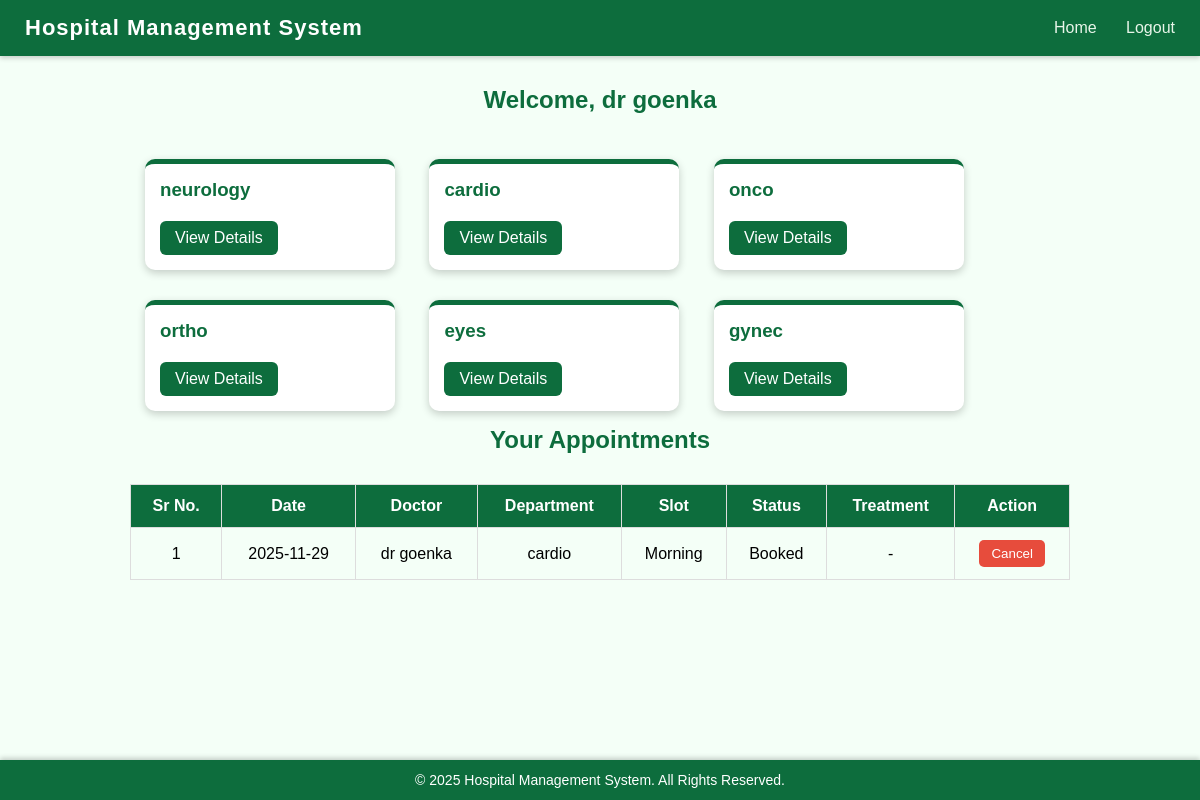
The page /patient_dashboard (signed in) on the database its author committed.
### app.py (models this page shows)
class User(db.Model):
    __tablename__='users'
    id=db.Column(db.Integer,primary_key=True)
    username=db.Column(db.String(150),unique=True,nullable=False)
    email=db.Column(db.String(150),unique=True,nullable=False)
    password=db.Column(db.String(150),nullable=False)
    role=db.Column(db.String(50),nullable=False)#eg doctor admin patient
    created_at=db.Column(db.DateTime,default=datetime.utcnow)
    department_id=db.Column(db.Integer,db.ForeignKey('departments.id'),nullable=True)
    department=db.relationship("Department",back_populates="doctors")
    experience=db.Column(db.Integer,nullable=True)
    qualifications=db.Column(db.String(250),nullable=True)
    blacklisted=db.Column(db.Boolean, default=False)
    availabilities = db.relationship('DoctorAvailability', back_populates='doctor', cascade="all, delete-orphan")

class Department(db.Model):
    __tablename__='departments'
    id=db.Column(db.Integer,primary_key=True)
    department_name=db.Column(db.String(100),unique=True,nullable=False)
    description=db.Column(db.Text,nullable=True)
    doctors=db.relationship("User",back_populates="department")

class Appointment(db.Model):
    __tablename__='appointment'
    id=db.Column(db.Integer,primary_key=True)
    date=db.Column(db.String(20))
    time=db.Column(db.String(20))
    status=db.Column(db.String(20),default='Booked')#pending approved or cancelled
    user_id = db.Column(db.Integer)
    patient_id = db.Column(db.Integer, db.ForeignKey("users.id"), nullable=False)
    doctor_id = db.Column(db.Integer, db.ForeignKey("users.id"), nullable=False)
    treatment_name=db.Column(db.String(250))
    patient = db.relationship('User', foreign_keys=[patient_id], backref='appointments_as_patient')
    doctor = db.relationship('User', foreign_keys=[doctor_id], backref='appointments_as_doctor')

### app.py (the view)
@app.route('/patient_dashboard')
def patient_dashboard ():
    patient_id = session['id']
    patient_name = session['name']
    departments = Department.query.all()
    appointments = Appointment.query.filter_by(patient_id=patient_id).all()
    return render_template('patient_dashboard.html',patient_name=patient_name, departments=departments,appointments=appointments)

### templates/patient_dashboard.html (shortened to what this page needs)
{% extends "base.html" %}
{% block content %}
<div class="dashboard-container">
    <h2>Welcome, {{ patient_name }}</h2>
    {% for dept in departments %}
    <div class="dept-box">
        <h3>{{ dept.department_name }}</h3>
        <a href="{{ url_for('see_department', dept_id=dept.id) }}" class="view-btn">View Details</a>
    </div>
    {% endfor %}
    <h2>Your Appointments</h2>
    {% if appointments %}
    <table class="appointment-table">
        <thead>
            <tr>
                <th>Sr No.</th>
                <th>Date</th>
                <th>Doctor</th>
                <th>Department</th>
                <th>Slot</th>
                <th>Status</th>
                <th>Treatment</th>
                <th>Action</th>
            </tr>
        </thead>
        <tbody>
            {% for appt in appointments %}
            <tr>
                <td>{{ loop.index }}</td>
                <td>{{ appt.date }}</td>
                <td>{{ appt.doctor.username }}</td>
                <td>{{ appt.doctor.department.department_name }}</td>
                <td>{{ appt.time|capitalize }}</td>
                <td class="{% if appt.status == 'Completed' %}completed{% endif %}">{{ appt.status }}</td>
                <td>{{ appt.treatment_name if appt.treatment_name else '-' }}</td>
                <td>
                    {% if appt.status != 'Cancelled' %}
                    <form method="POST" action="{{ url_for('cancel_appointment', appt_id=appt.id) }}">
                        <button type="submit" class="cancel-btn">Cancel</button>
                    </form>
                    {% else %}
                    <span class="cancelled-text">Cancelled</span>
                    {% endif %}
                </td>
            </tr>
            {% endfor %}
        </tbody>
    </table>
    {% else %}
    <p style="text-align:center; margin-top:20px;">No appointments booked yet.</p>
    {% endif %}
</div>
{% endblock %}

### templates/base.html (style rules this page uses)
* { margin: 0; padding: 0; box-sizing: border-box; font-family: Arial, Helvetica, sans-serif; }
body { background: #f4fff7; padding-bottom: 60px; }

### templates/patient_dashboard.html (style rules this page uses)
.dashboard-container { padding: 30px; max-width: 1000px; margin: auto; }
h2 { text-align: center; margin-bottom: 30px; color: #0d6d3d; }
.appointment-table { width: 100%; border-collapse: collapse; margin-top: 20px; }
.appointment-table th, .appointment-table td { border: 1px solid #ddd; padding: 12px; text-align: center; }
.appointment-table th { background-color: #0d6d3d; color: white; }
.cancel-btn { background-color: #e74c3c; color: white; padding: 6px 12px; border: none; border-radius: 5px; cursor: pointer; text-decoration: none; }
.dept-box { width: 250px; background: white; border-radius: 10px; padding: 15px; box-shadow: 0 3px 8px rgba(0,0,0,0.2); display: inline-block; margin: 15px; border-top: 5px solid #0d6d3d; }
.dept-box h3 { color: #0d6d3d; margin-bottom: 10px; }
.view-btn { display: inline-block; margin-top: 10px; background: #0d6d3d; padding: 8px 15px; color: white; text-decoration: none; border-radius: 6px; }

### rows shown on the page
User: username "dr goenka"
Department: department_name "neurology"
Department: department_name "cardio"
Department: department_name "onco"
Department: department_name "ortho"
Department: department_name "eyes"
Department: department_name "gynec"
Appointment: date "2025-11-29", doctor.username "dr goenka", doctor.department.department_name "cardio", time "Morning", status "Booked", treatment_name "-"
